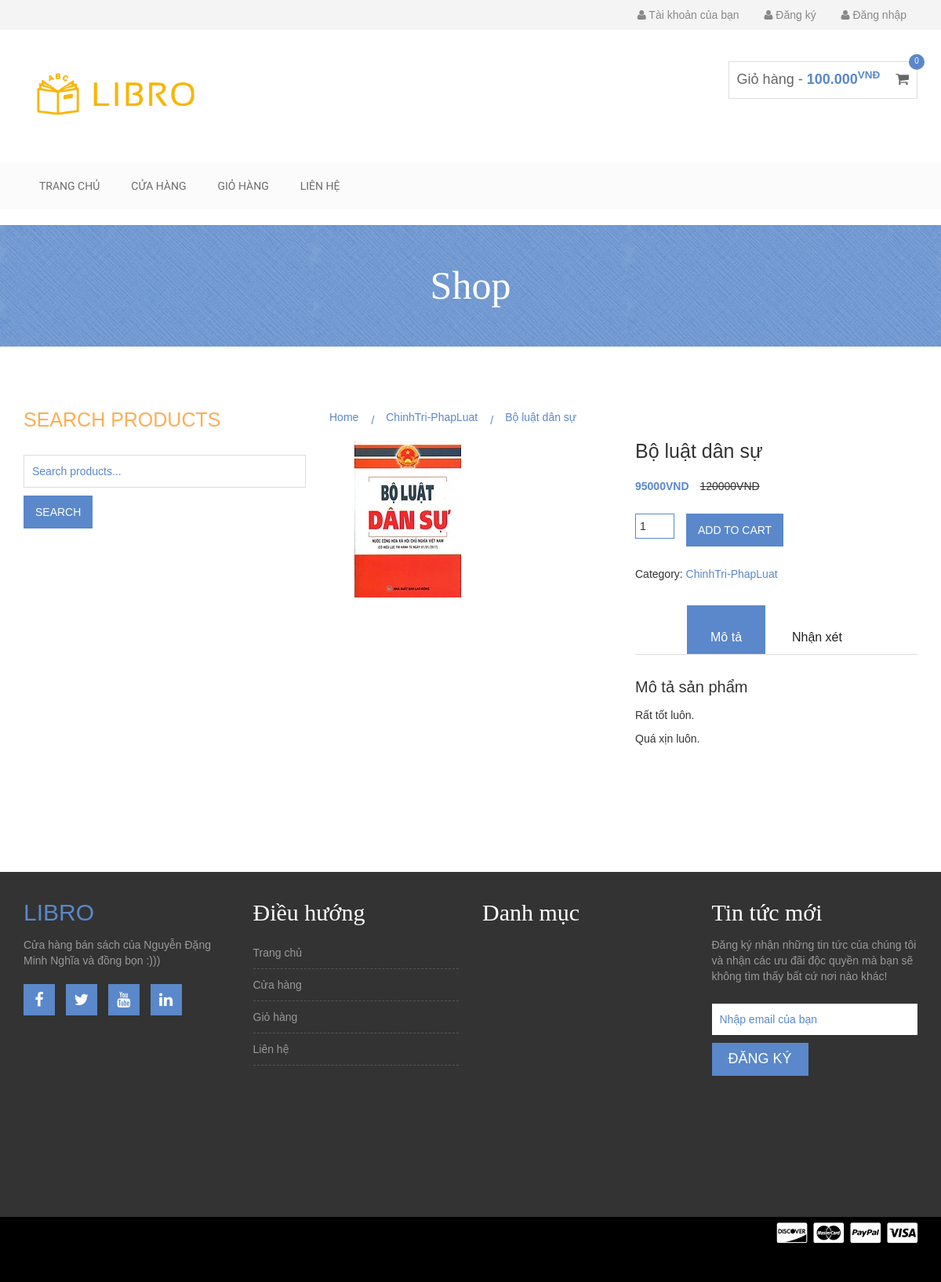
Page /?page=single-product&id=1 on the committed database.
### tables this page shows
CREATE TABLE `productcategories` (
  `id` bigint(10) NOT NULL,
  `name` varchar(500) NOT NULL
);

CREATE TABLE `products` (
  `id` bigint(10) NOT NULL,
  `name` varchar(500) NOT NULL,
  `category` bigint(10) NOT NULL,
  `price` int(11) NOT NULL,
  `sale` float NOT NULL,
  `imageLink` varchar(500) NOT NULL
);

### index.php (called while the page is built, shortened)
<?php
    require_once SITE_ROOT."/Controller/DirectController.php";
?>

### Config/DBCon.php (called while the page is built, shortened)
<?php
  class DBConnection {
    private $db;
    public function __construct() {
      $host = 'localhost';
      $port = '3306';
      $username = 'root';
      $password = '';
      $dbname = 'libro';
      $this->db = new mysqli($host, $username, $password, $dbname, $port);
      $this->db->set_charset("utf8");
    }
    protected function runQuery(string $sql) {
		  return	$result = $this->db->query($sql);
    }
  }
?>

### Services/ShopServices.php (called while the page is built, shortened)
<?php
require_once SITE_ROOT."/Dao/ProductCategoriesDao.php";
require_once SITE_ROOT."/Dao/ProductsDao.php";
class ShopServices
{
	private $productDao;
	private $productCategoriesDao;
	public function __construct() {
		$this->productDao = new ProductsDao();
		$this->productCategoriesDao = new ProductCategoriesDao();
    }
    public function getProductById($Id)
    {
    	return $this->productDao->getProductById($Id);
    }
    public function updateViewedAmountProduct($ViewedAmount, $Id)
    {
        $this->productDao->updateViewedAmountProduct($ViewedAmount, $Id);
    }
    public function getNameById($Id)
    {
        return $this->productCategoriesDao->getNameById($Id);
    }
}
?>

### Dao/ProductsDao.php (called while the page is built, shortened)
<?php
require_once SITE_ROOT."/Config/DBCon.php";
require_once SITE_ROOT."/Entity/Products.php";
class ProductsDao extends DBConnection
{
    public function getProductById($Id)
    {
        $result = $this->runQuery("SELECT *	FROM products WHERE id = {$Id}");
        $row = $result->fetch_assoc();
        return new Products(
            $row['id'],
            $row['name'],
            $row['category'],
            $row['price'],
            $row['sale'],
            $row['imageLink'],
            $row['selledAmount'],
            $row['viewedAmount']
        );
    }
}
?>

### Entity/Products.php (called while the page is built, shortened)
<?php
class Products
{
    private $name;
    private $category;
    private $price;
    private $sale;
    private $imageLink;
    public function __construct( $Id, $Name, $Category, $Price, $Sale, $ImageLink, $SelledAmount, $ViewedAmount)
    {
    $this->name = $Name;
    $this->category = $Category;
    $this->price = $Price;
    $this->sale = $Sale;
    $this->imageLink = $ImageLink;
    }
    public function getName()
    {
    return $this->name;
    }
    public function getCategory()
    {
    return $this->category;
    }
    public function getPrice()
    {
    return $this->price;
    }
    public function getSale()
    {
    return $this->sale;
    }
    public function getImageLink()
    {
    return $this->imageLink;
    }
}
?>

### Dao/ProductCategoriesDao.php (called while the page is built, shortened)
<?php
require_once SITE_ROOT."/Config/DBCon.php";
require_once SITE_ROOT."/Entity/ProductCategories.php";
class ProductCategoriesDao extends DBConnection
{
	public function getNameById($Id)
	{
		$result = $this->runQuery("SELECT * FROM productcategories WHERE id = {$Id} ");
		$row = $result->fetch_assoc();
		return new ProductCategories(
			$row['id'],
			$row['name']
		);
	}
}
?>

### Entity/ProductCategories.php (called while the page is built, shortened)
<?php
class ProductCategories
{
    private $name;
    public function __construct( $Id, $Name)
    {
    $this->name = $Name;
    }
    public function getName()
    {
    return $this->name;
    }
}
?>

### View/single-product.php (the view, shortened to what this page needs)
<!DOCTYPE html>
<html lang="en">
<head>
    <?php
        require_once SITE_ROOT."/View/Layout/loaded_css.php";
    ?>
  </head>
  <body>
    <?php
        require_once SITE_ROOT."/View/Layout/header.php";
    ?>
    <?php
        require_once SITE_ROOT."/View/Layout/logo.php";
    ?>
    <?php
        require_once SITE_ROOT."/View/Layout/navbar.php";
    ?>
    <div class="product-big-title-area">
        <div class="container">
            <div class="row">
                <div class="col-md-12">
                    <div class="product-bit-title text-center">
                        <h2>Shop</h2>
                    </div>
                </div>
            </div>
        </div>
    </div>
    <div class="single-product-area">
        <div class="container">
            <div class="row">
                <div class="col-md-4">
                    <div class="single-sidebar">
                        <h2 class="sidebar-title">Search Products</h2>
                        <form action="">
                            <input type="text" placeholder="Search products...">
                            <input type="submit" value="Search" style="pointer-events: none; cursor: default;">
                        </form>
                    </div>
                </div>
                <div class="col-md-8">
                    <div class="product-content-right">
                        <div class="product-breadcroumb">
                            <a href="?page=home">Home</a>
                            <a href="" style="pointer-events: none; cursor: default;"><?php echo $cate->getName(); ?></a>
                            <a href="" style="pointer-events: none; cursor: default;"><?php echo $p->getName(); ?></a>
                        </div>
                        <div class="row">
                            <div class="col-sm-6">
                                <div class="product-images">
                                    <div class="product-main-img">
                                        <img src="<?php echo $p->getImageLink(); ?>" alt="">
                                    </div>
                                </div>
                            </div>
                            <div class="col-sm-6">
                                <div class="product-inner">
                                    <h2 class="product-name"><?php echo $p->getName(); ?></h2>
                                    <div class="product-inner-price">
                                        <ins><?php echo $p->getSale(); ?>VND</ins> <del><?php echo $p->getPrice(); ?>VND</del>
                                    </div>
                                    <form action="" class="cart">
                                        <div class="quantity">
                                            <input type="number" size="4" class="input-text qty text" title="Qty" value="1" name="quantity" min="1" step="1">
                                        </div>
                                        <button class="add_to_cart_button" type="submit" style="pointer-events: none; cursor: default;">Add to cart</button>
                                    </form>
                                    <div class="product-inner-category">
                                        <p>Category: <a href="" style="pointer-events: none; cursor: default;"><?php echo $cate->getName(); ?></p>
                                    </div>
                                    <div role="tabpanel">
                                        <ul class="product-tab" role="tablist">
                                            <li role="presentation" class="active"><a href="#home" aria-controls="home" role="tab" data-toggle="tab">Mô tả</a></li>
                                            <li role="presentation"><a href="#profile" aria-controls="profile" role="tab" data-toggle="tab">Nhận xét</a></li>
                                        </ul>
                                        <div class="tab-content">
                                            <div role="tabpanel" class="tab-pane fade in active" id="home">
                                                <h2>Mô tả sản phẩm</h2>
                                                <p>Rất tốt luôn.</p>
                                                <p>Quá xịn luôn.</p>
                                            </div>
                                        </div>
                                    </div>
                                </div>
                            </div>
                        </div>
                    </div>
                </div>
            </div>
        </div>
    </div>
    <?php
        require_once SITE_ROOT."/View/Layout/footer.php";
    ?>
  </body>
</html>

### View/Resource/css/style.css (style rules this page uses)
img { max-width: 100%; height: auto; }
h1, h2, h3, h4, h5, h6 { margin: 0 0 15px; }
body { font-family:Arial, Helvetica, sans-serif; }
a { color: #5a88ca }
.product-big-title-area { background: url(img/crossword.png) repeat scroll 0 0 #5a88ca }
.product-bit-title h2 { font-family: raleway; font-size: 50px; font-weight: 200; margin: 0; padding: 50px 0;color: #fff; }
.single-product-area { padding: 80px 0 130px; }
.sidebar-title { color: #fead53; font-size: 25px; margin-bottom: 30px; text-transform: uppercase; }
.single-sidebar { margin-bottom: 50px; }
input[type="text"], input[type="password"], input[type="email"], textarea { border: 1px solid #ddd; padding: 10px; }
input[type="submit"], button[type=submit] { background: none repeat scroll 0 0 #5a88ca; border: medium none; color: #fff; padding: 11px 20px; text-transform: uppercase; }
.single-sidebar input[type="text"] { margin-bottom: 10px; width: 100%; }
.product-breadcroumb { margin-bottom: 20px; }
.product-breadcroumb > a { margin-right: 31px; position: relative; }
.product-breadcroumb > a::before { content: "/"; position: absolute; right: -20px; top: 2px; }
.product-breadcroumb > a:last-child::before { display: none; }
.product-main-img { margin-bottom: 20px; }
.product-name { font-size: 25px; margin-bottom: 20px; }
.product-inner-price { margin-bottom: 25px; }
.product-inner-price > ins { color: #5a88ca; font-weight: 700; margin-right: 10px; text-decoration: none; }
.quantity { float: left; margin-right: 15px; }
.quantity input[type="number"] { border: 1px solid #5a88ca; padding: 5px; width: 50px; }
.add_to_cart_button { background: none repeat scroll 0 0 #5a88ca; border: medium none; color: #fff; padding: 6px 25px;display: inline-block }
form.cart { margin-bottom: 25px; }
.product-inner-category { margin-bottom: 30px; }
.product-tab { border-bottom: 1px solid #ddd; list-style: outside none none; margin: 0 0 30px; padding: 0; text-align: center; }
.product-tab li { display: inline-block; }
.product-tab li.active { background: none repeat scroll 0 0 #5a88ca; }
.product-tab li.active a { color: #fff; }
.product-tab li a { color: #222; display: block; font-size: 16px; padding: 10px 30px; }
.tab-content h2 { font-size: 20px; }
.tab-content { margin-bottom: 30px; }
input::placeholder { color: #5a88ca; }

### View/Resource/css/responsive.css (style rules this page uses)
@media only screen and (min-width: 992px) and (max-width: 1280px) { input[type="submit"], button[type="submit"] { padding: 11px 15px; } }

### rows in the picture
productcategories: name "ChinhTri-PhapLuat"
products: name "Bộ luật dân sự", imageLink (picture), sale "95000", price "120000"
